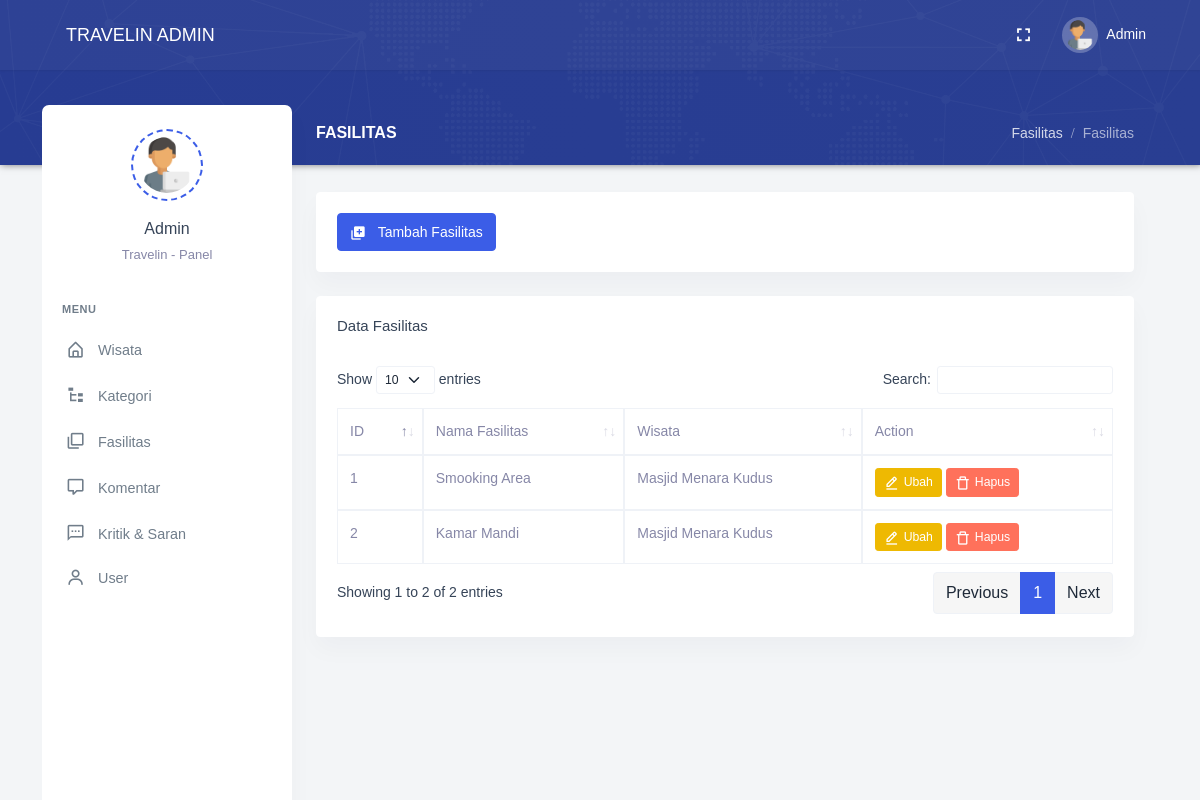
Before: /admin/src/pages/facility/index.php with the older database file.
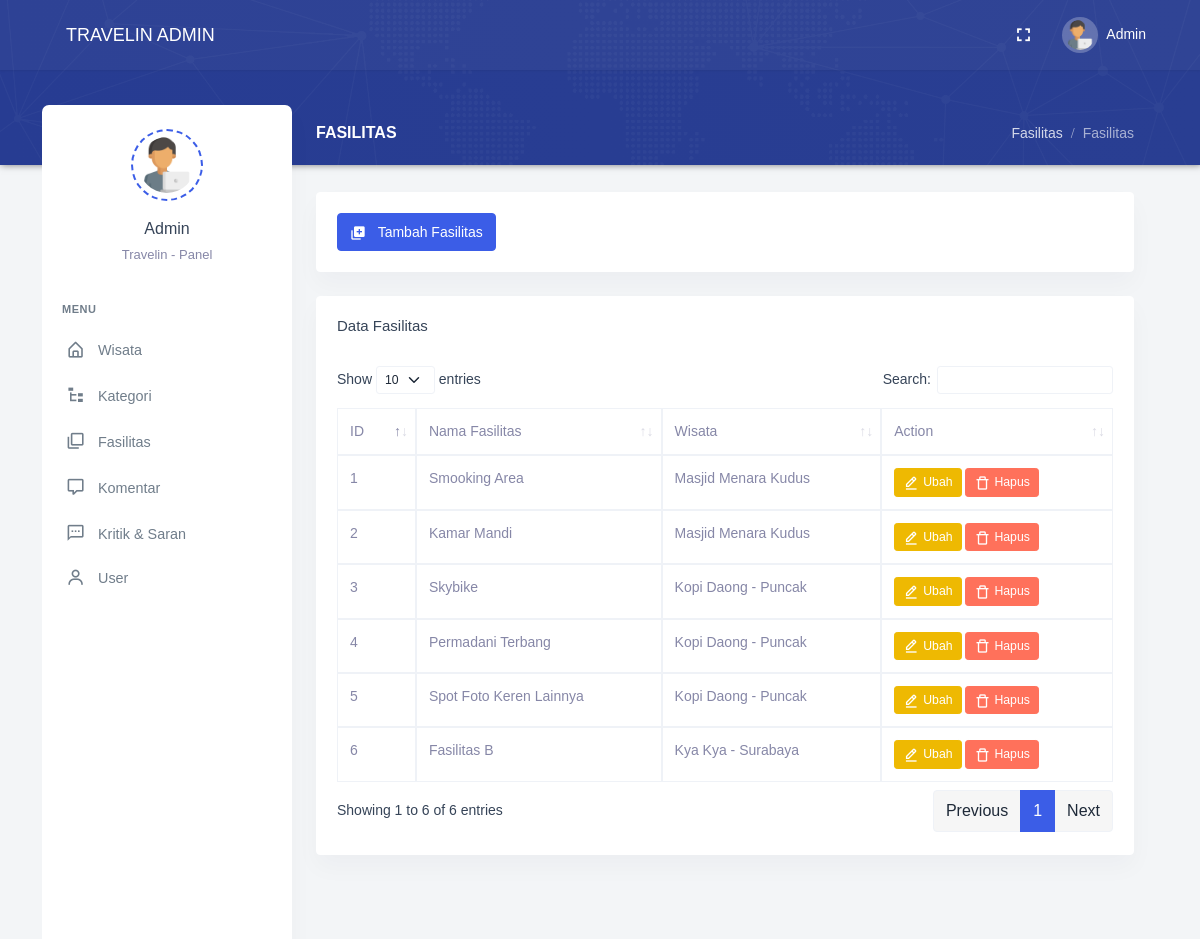
After: the same page with the newer database file.
### tables this page shows
CREATE TABLE `facilities` (
  `id` int(11) NOT NULL,
  `facility_name` varchar(255) NOT NULL,
  `tour_id` varchar(255) NOT NULL,
  `created_at` datetime NOT NULL DEFAULT current_timestamp(),
  `updated_at` datetime NOT NULL DEFAULT current_timestamp()
);

CREATE TABLE `tours` (
  `id` int(11) NOT NULL,
  `category_id` int(11) NOT NULL,
  `name` varchar(255) NOT NULL,
  `description` text NOT NULL,
  `address` text NOT NULL,
  `url_map` text NOT NULL,
  `created_at` datetime NOT NULL DEFAULT current_timestamp(),
  `updated_at` datetime NOT NULL DEFAULT current_timestamp()
);

### admin/src/pages/facility/index.php (the view, shortened to what this page needs)
<?php include_once "../../layouts/head.php" ?>
<body data-layout="detached" data-topbar="colored">
    <div class="container-fluid">
        <div id="layout-wrapper">
            <?php include_once "../../layouts/topbar.php" ?>
            <?php include_once "../../layouts/sidebar.php" ?>
            <div class="main-content">
                <div class="page-content">
                    <div class="row">
                        <div class="col-12">
                            <div class="page-title-box d-flex align-items-center justify-content-between">
                                <h4 class="page-title mb-0 font-size-18">Fasilitas</h4>
                                <div class="page-title-right">
                                    <ol class="breadcrumb m-0">
                                        <li class="breadcrumb-item"><a href="javascript: void(0);">Fasilitas</a></li>
                                        <li class="breadcrumb-item active">Fasilitas</li>
                                    </ol>
                                </div>
                            </div>
                        </div>
                    </div>
                    <div class="row">
                        <div class="col-12">
                            <div class="card">
                                <div class="card-body">
                                    <a href="./add.php" class="btn btn-primary waves-effect waves-light">
                                        <i class="bx bxs-add-to-queue font-size-16 align-middle me-2"></i> Tambah Fasilitas
                                    </a>
                                </div>
                            </div>
                            <div class="card">
                                <div class="card-body">
                                    <h4 class="card-title pb-4">Data Fasilitas</h4>
                                    <table id="datatable" class="table table-bordered dt-responsive nowrap" style="border-collapse: collapse; border-spacing: 0; width: 100%;">
                                        <thead>
                                            <tr>
                                                <th>ID</th>
                                                <th>Nama Fasilitas</th>
                                                <th>Wisata</th>
                                                <th>Action</th>
                                            </tr>
                                        </thead>
                                        <tbody>
                                            <?php
                                            $i = 0;
                                            include('./connection.php');
                                            $query = mysqli_query($koneksi, "SELECT *,facilities.id as id_facilities FROM facilities LEFT JOIN tours ON facilities.tour_id = tours.id");
                                            while ($data = mysqli_fetch_array($query)) {
                                            $i++;
                                            ?>
                                                <tr>
                                                    <td><?php echo $i ?></td>
                                                    <td><?php echo $data['facility_name'] ?></td>
                                                    <td><?php echo $data['name'] ?></td>
                                                    <td>
                                                        <a class="btn btn-warning btn-sm" href="edit.php?id=<?= $data['id_facilities']; ?>"> <i class="bx bx-edit-alt font-size-16 align-middle me-1"></i>Ubah</a>
                                                        <a class="btn btn-danger btn-sm" href="delete.php?id=<?= $data['id_facilities']; ?> " onclick="return confirm('Yakin dihapus')"><i class="bx bx-trash-alt font-size-16 align-middle me-1"></i>Hapus</a>
                                                </tr>
                                            <?php
                                            }
                                            ?>
                                        </tbody>
                                    </table>
                                </div>
                            </div>
                        </div>
                    </div>
                </div>
            </div>
        </div>
    </div>
    <?php include_once "../../layouts/script.php" ?>
</body>

Changed rows visible on the page:
added facilities: facility_name "Skybike", tour.name "Kopi Daong - Puncak"
added facilities: facility_name "Permadani Terbang", tour.name "Kopi Daong - Puncak"
added facilities: facility_name "Spot Foto Keren Lainnya", tour.name "Kopi Daong - Puncak"
added facilities: facility_name "Fasilitas B", tour.name "Kya Kya - Surabaya"
Other visible differences:
text written by a page script: "Show entries Search: Showing 1 to 2 of 2 entries Previous 1 Next" → "Show entries Search: Showing 1 to 6 of 6 entries Previous 1 Next"
